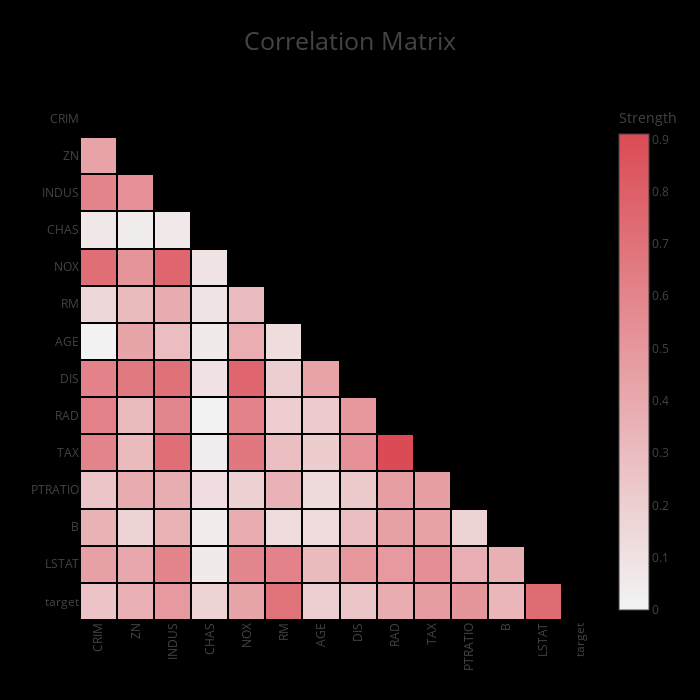

Source (notebook cell):
### Markdown cell above
## Show categorical features
**WARNING**: When using categorical features, the matrix represents strength of association (i.e. in the scale [0, 1]). This is because it is hard to define the meaning of a *negative association* involving a categorical feature.

### Code cell
correlation_matrix(df, categorical=True)

### Figure 1 — Plotly figure (JSON) as saved in the notebook; plotly's stock layout.template omitted (floating-point values rounded to 4 significant figures; data arrays with more than 128 entries replaced by an {"elided": "..."} marker saying what was removed)
{"data": [{"colorbar": {"title": {"text": "Strength"}}, "colorscale": [[0, "rgb(242.0, 242.0, 242.0)"], [0.01099, "rgb(242, 242, 242)"], [1, "rgb(219.24429528667045, 74.51801330989447, 85.44075157229265)"]], "connectgaps": false, "type": "heatmap", "uid": "59bed780-0a58-4f29-9401-4e08d0873006", "x": ["CRIM", "ZN", "INDUS", "CHAS", "NOX", "RM", "AGE", "DIS", "RAD", "TAX", "PTRATIO", "B", "LSTAT", "target"], "xgap": 2, "y": ["target", "LSTAT", "B", "PTRATIO", "TAX", "RAD", "DIS", "AGE", "RM", "NOX", "CHAS", "INDUS", "ZN", "CRIM"], "ygap": 2, "z": {"elided": "14x14 float values"}}], "layout": {"autosize": false, "height": 700, "paper_bgcolor": "rgb(0,0,0,0)", "plot_bgcolor": "rgb(0,0,0,0)", "title": {"font": {"size": 25}, "text": "Correlation Matrix"}, "width": 700, "xaxis": {"automargin": true, "autorange": true, "range": [-0.5, 13.5], "showgrid": false, "tickangle": -90, "ticks": "", "type": "category"}, "yaxis": {"automargin": true, "autorange": true, "range": [-0.5, 13.5], "showgrid": false, "ticks": "", "type": "category"}}}
